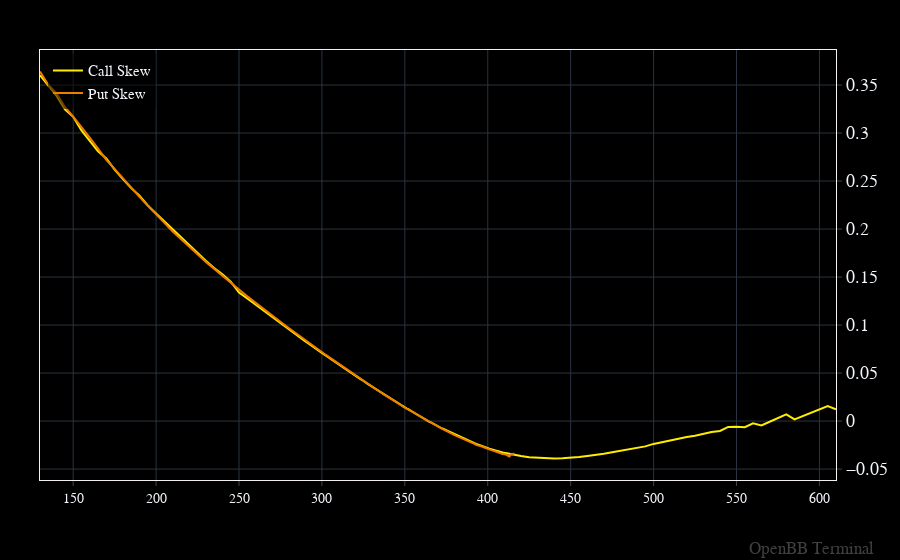

Here is the notebook cell this chart was saved with:
### Markdown cell above
Make a chart of the term structure using the implied volatility skew, or the cost of an at-the-money straddle.

### Code cell
skew_df = pd.DataFrame()

ticker = openbb.stocks.options.load_options_chains("QQQ")
skew = ticker.get_skew("2023-12-15")
call_skew = skew[skew["Option Type"] == "call"].set_index("Strike")[["Skew"]]
put_skew = skew[skew["Option Type"] == "put"].set_index("Strike")[["Skew"]]
skew_df["Call Skew"] = call_skew["Skew"]
skew_df["Put Skew"] = put_skew["Skew"]

openbb.forecast.plot(skew_df, columns = skew_df.columns.to_list())

### Figure 1 — Plotly figure (JSON) as saved in the notebook; plotly's stock layout.template omitted (floating-point values rounded to 4 significant figures; data arrays with more than 128 entries replaced by an {"elided": "..."} marker saying what was removed)
{"data": [{"hovertemplate": "%{y}<extra></extra>", "name": "Call Skew", "type": "scatter", "x": {"elided": "201 int values"}, "y": {"elided": "201 float values"}}, {"hovertemplate": "%{y}<extra></extra>", "name": "Put Skew", "type": "scatter", "x": {"elided": "201 int values"}, "y": {"elided": "201 float values"}}], "layout": {"annotations": [{"font": {"color": "gray", "size": 17}, "opacity": 0.5, "showarrow": false, "text": "OpenBB Terminal", "x": 1, "xanchor": "right", "xref": "paper", "xshift": 40, "y": 0, "yanchor": "bottom", "yref": "paper", "yshift": -80}], "bargap": 0, "bargroupgap": 0, "barmode": "overlay", "legend": {"orientation": "v"}, "margin": {"b": 80, "l": 40, "r": 50, "t": 50}}}
